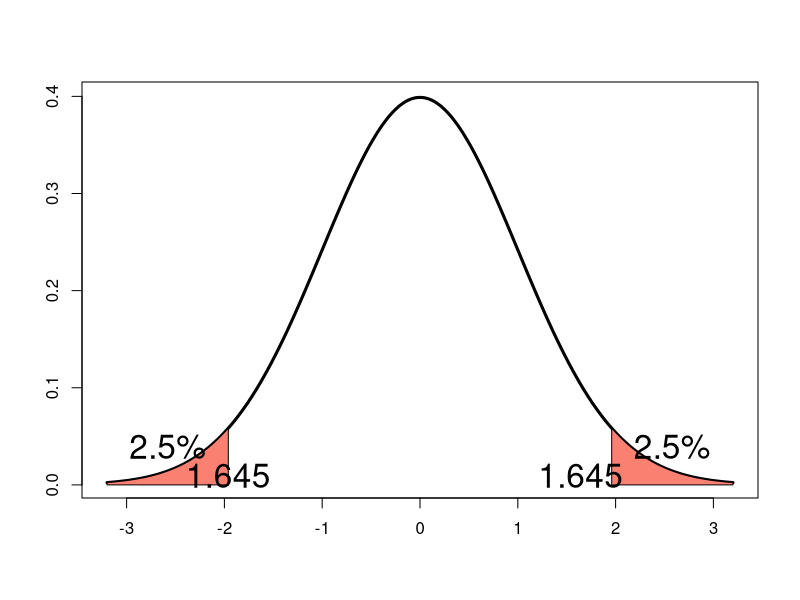

This chart was generated by the following R code:
qnorm(.975)
xval<-seq(-3.2,3.2, length=1000)
yval<-dnorm(xval)
plot(xval, yval, type="l",axes=T,lwd=3,xlab="",ylab="")
x<-seq(qnorm(.975), 3.2, length = 100)
polygon(c(x,rev(x)), c(dnorm(x), rep(0,length(x))), col="salmon")
text(mean(x),mean(dnorm(x))+0.02, "2.5%", cex=2)
text(qnorm(.95), 0.01, "1.645",cex=2)

x<-seq(-3.2, qnorm(.025), length =100)
polygon(c(x,rev(x)), c(dnorm(x), rep(0,length(x))), col="salmon")
text(mean(x),mean(dnorm(x))+0.02, "2.5%", cex=2)
text(qnorm(.025), 0.01, "1.645",cex=2)
